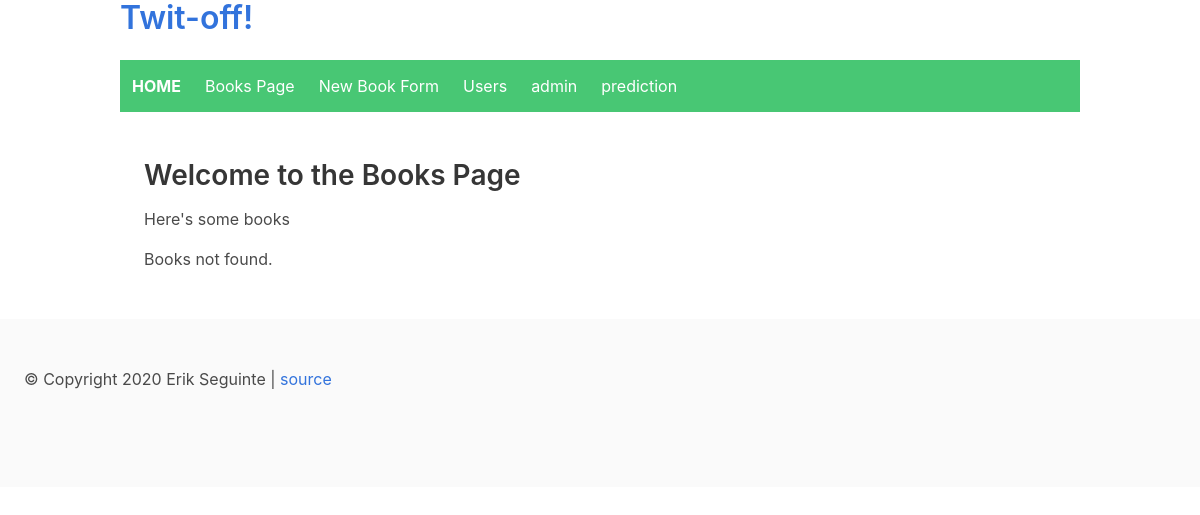
Before: /books with the older database file.
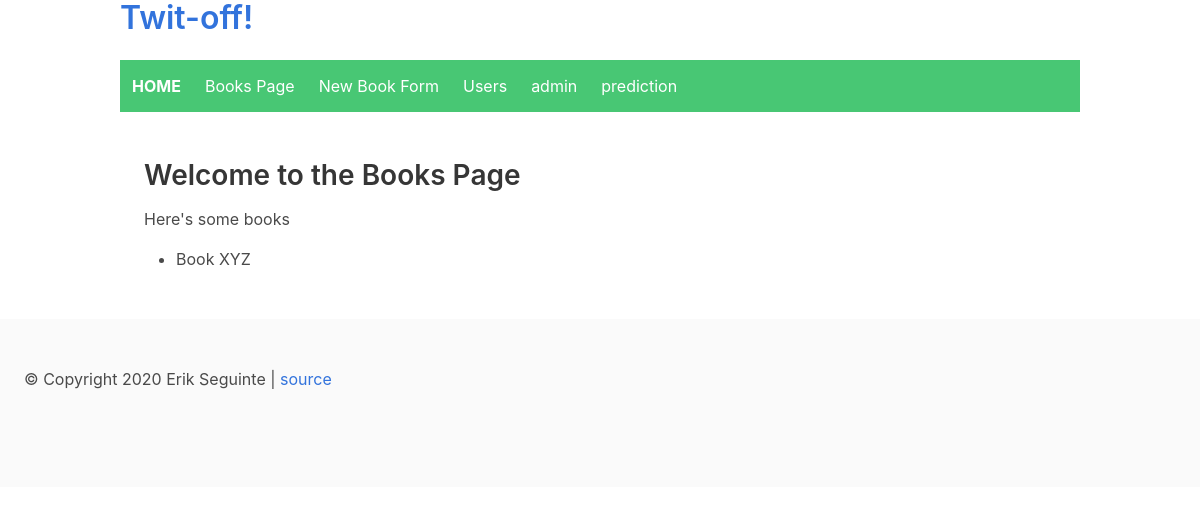
After: the same page with the newer database file.
### twit_off_pt5/core/models.py (models this page shows)
class Book(db.Model):
    id = Column(Integer, primary_key=True)
    title = Column(String(128))
    author_id = Column(String(128))
    def __repr__(self):
        return f"<Book {self.id} {self.title}>"

### twit_off_pt5/routes/book_routes.py (the view)
@book_routes.route("/books")
def list_books_for_humans():
    records = Book.query.all()
    books = parse_records(records)
    return render_template("books.html", message="Here's some books", books=books)

### twit_off_pt5/core/models.py (called while the page is built)
def parse_records(database_records):
    parsed_records = []
    for record in database_records:
        print(record)
        parsed_record = record.__dict__
        del parsed_record["_sa_instance_state"]
        parsed_records.append(parsed_record)
    return parsed_records

### twit_off_pt5/templates/books.html (shortened to what this page needs)
{% extends "layout.html" %}
{% block content %}
    <div class="section">
        <h2>Welcome to the Books Page</h2>
        <p>{{ message }}</p>
        {% if books %}
            <ul>
                {% for book in books %}
                    <li>{{ book["title"] }}</li>
                {% endfor %}
            </ul>
        {% else %}
            <p>Books not found.</p>
        {% endif %}
    </div>
{% endblock %}

### twit_off_pt5/templates/layout.html (shortened to what this page needs)
<!doctype html>
<html>
<head>
    <link rel="stylesheet" href="{{ url_for('static', filename = 'css/bulma.css') }}" media="all"/>
</head>
<body>
<main class="container">
    <h1 class="title"><a href="/">Twit-off!</a></h1>
    <div>
        {% block nav %}
            <nav class="navbar is-success">
                <div class="navbar-brand">
                    <a class="navbar-item" href="/">
                        <strong>HOME</strong>
                    </a>
                </div>
                <div id="navbarBasic" class="navbar-menu is-active">
                    <div class="navbar-start">
                        <a class="navbar-item" href="/books">Books Page</a>
                        <a class="navbar-item" href="/books/new">New Book Form</a>
                        <a class="navbar-item" href="/users">Users</a>
                        <a class="navbar-item" href="/admin/db/reset_confirmation">admin</a>
                        <a class="navbar-item" href="/predict_form">prediction</a>
                    </div>
                </div>
            </nav>
        {% endblock %}
    </div>
    <div id="content" class="content">
        {% block content %}
        {% endblock %}
    </div>
</main>
<footer id="footer" class="footer">
    &copy; Copyright 2020 Erik Seguinte |
    <a href="https://github.com/erikseguinte/">source</a>
</footer>
</body>
</html>

Changed rows visible on the page:
added Book: title "Book XYZ"
Other visible differences:
text no longer shown: "Books not found."
